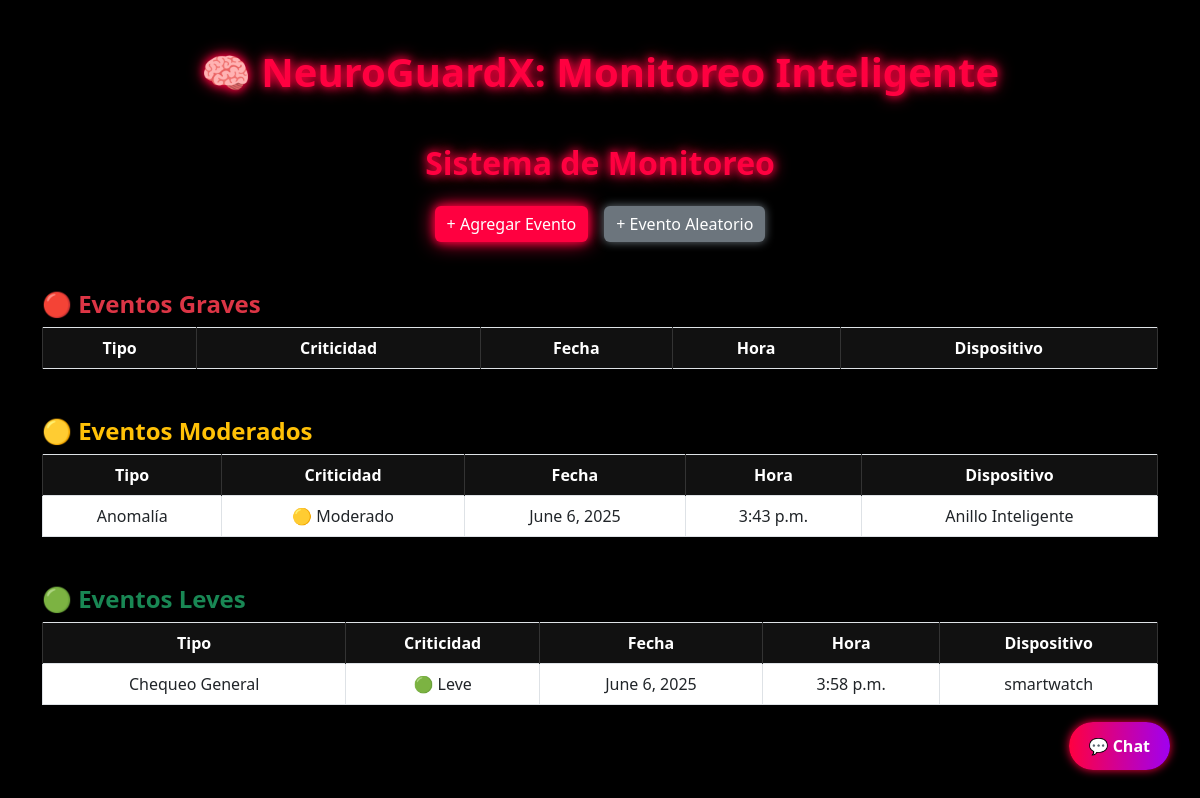
Before: / with the older database file.
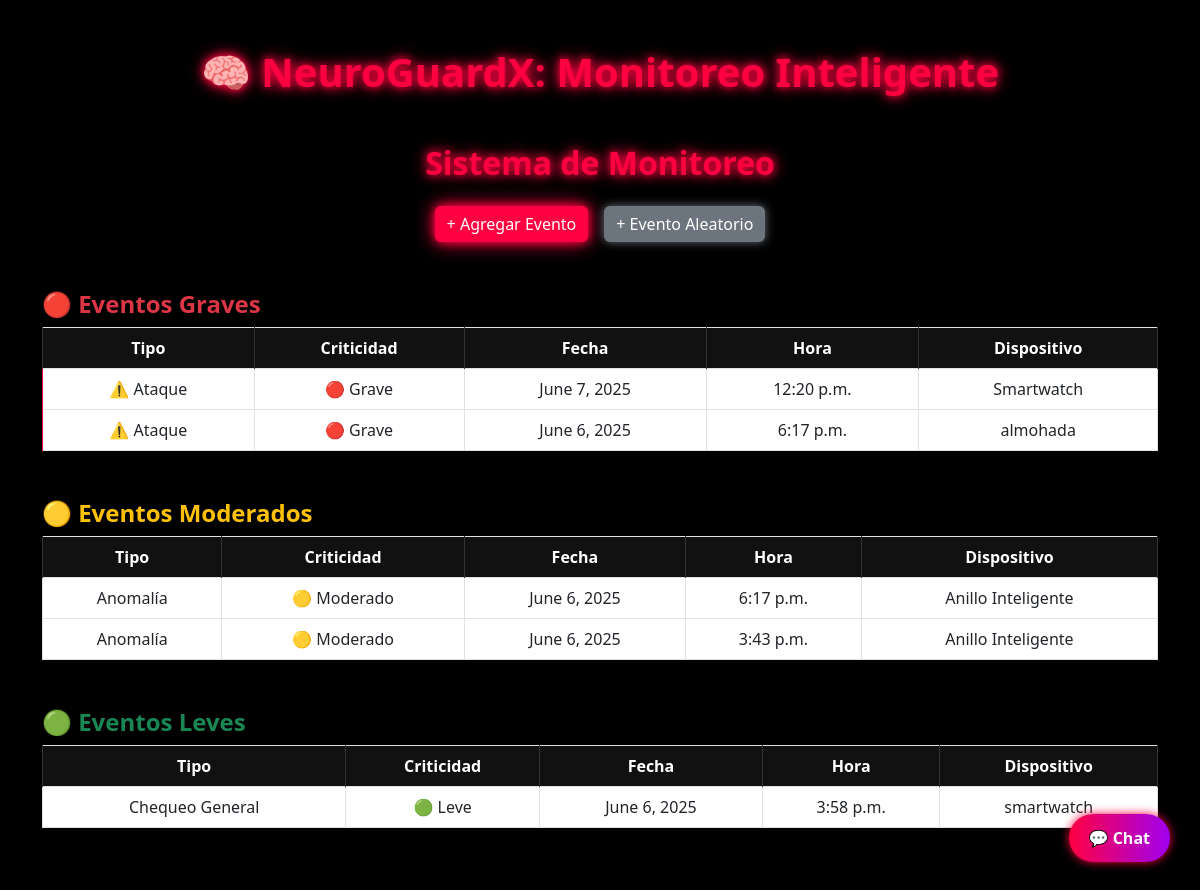
After: the same page with the newer database file.
### monitoreo/models.py (models this page shows, shortened)
class Evento(models.Model):
    TIPO_EVENTO = [
        ('ataque', 'Ataque'),
        ('anomalia', 'Anomalía'),
        ('normal', 'Chequeo General'),
    ]
    CRITICIDAD = [
        ('leve', 'Leve'),
        ('moderado', 'Moderado'),
        ('grave', 'Grave'),
    ]
    DISPOSITIVO_CHOICES = [
        ('smartwatch', 'Smartwatch'),
        ('anillo', 'Anillo Inteligente'),
        ('almohada', 'Almohada Inteligente'),
    ]
    tipo = models.CharField(
        max_length=20,
        choices=TIPO_EVENTO,
        verbose_name='Tipo de Evento'
    )
    criticidad = models.CharField(
        max_length=10,
        choices=CRITICIDAD,
        default='moderado',
        verbose_name='Nivel de Criticidad'
    )
    fecha = models.DateField(verbose_name='Fecha')
    hora = models.TimeField(verbose_name='Hora')
    dispositivo = models.CharField(
        max_length=50,
        choices=DISPOSITIVO_CHOICES,
        verbose_name='Dispositivo'
    )

### monitoreo/views.py (the view)
# urls.py: path('', views.lista_eventos, name='lista_eventos'),
def lista_eventos(request):
    eventos = Evento.objects.all().order_by('-fecha', '-hora')
    return render(request, 'monitoreo/lista_eventos.html', {'eventos': eventos})

### monitoreo/templates/monitoreo/lista_eventos.html (shortened to what this page needs)
{% extends 'monitoreo/base.html' %}
{% block content %}
<h2 class="neon-title mt-5" data-aos="fade-up" title="Aquí se listan todos los eventos registrados automáticamente o manualmente.">
    Sistema de Monitoreo
</h2>
<div class="text-center my-4 d-flex justify-content-center gap-3" data-aos="fade-up">
    <a href="{% url 'agregar_evento' %}" class="btn btn-critical" title="Crea un nuevo evento desde cero.">+ Agregar Evento</a>
    <button onclick="agregarEvento()" class="btn btn-neutral" title="Simula un evento generado por los sensores.">+ Evento Aleatorio</button>
</div>
{% if eventos %}
<div class="table-responsive" data-aos="fade-up">
    <h4 class="text-start text-danger mt-4">🔴 Eventos Graves</h4>
    <table class="table table-bordered custom-table">
        <thead>
            <tr class="text-center">
                <th>Tipo</th>
                <th>Criticidad</th>
                <th>Fecha</th>
                <th>Hora</th>
                <th>Dispositivo</th>
            </tr>
        </thead>
        <tbody id="tabla-graves">
            {% for e in eventos %}
                {% if e.criticidad == "grave" %}
                <tr class="text-center evento-critico">
                    <td>⚠️ {{ e.get_tipo_display }}</td>
                    <td>🔴 Grave</td>
                    <td>{{ e.fecha }}</td>
                    <td>{{ e.hora }}</td>
                    <td>{{ e.dispositivo }}</td>
                </tr>
                {% endif %}
            {% endfor %}
        </tbody>
    </table>
    <h4 class="text-start text-warning mt-5">🟡 Eventos Moderados</h4>
    <table class="table table-bordered custom-table">
        <thead>
            <tr class="text-center">
                <th>Tipo</th>
                <th>Criticidad</th>
                <th>Fecha</th>
                <th>Hora</th>
                <th>Dispositivo</th>
            </tr>
        </thead>
        <tbody id="tabla-moderados">
            {% for e in eventos %}
                {% if e.criticidad == "moderado" %}
                <tr class="text-center">
                    <td>{{ e.get_tipo_display }}</td>
                    <td>🟡 Moderado</td>
                    <td>{{ e.fecha }}</td>
                    <td>{{ e.hora }}</td>
                    <td>{{ e.dispositivo }}</td>
                </tr>
                {% endif %}
            {% endfor %}
        </tbody>
    </table>
    <h4 class="text-start text-success mt-5">🟢 Eventos Leves</h4>
    <table class="table table-bordered custom-table">
        <thead>
            <tr class="text-center">
                <th>Tipo</th>
                <th>Criticidad</th>
                <th>Fecha</th>
                <th>Hora</th>
                <th>Dispositivo</th>
            </tr>
        </thead>
        <tbody id="tabla-leves">
            {% for e in eventos %}
                {% if e.criticidad == "leve" %}
                <tr class="text-center">
                    <td>{{ e.get_tipo_display }}</td>
                    <td>🟢 Leve</td>
                    <td>{{ e.fecha }}</td>
                    <td>{{ e.hora }}</td>
                    <td>{{ e.dispositivo }}</td>
                </tr>
                {% endif %}
            {% endfor %}
        </tbody>
    </table>
</div>
{% else %}
<div class="alert alert-warning text-center">No hay eventos registrados.</div>
{% endif %}
<button class="toggle-chatbot" onclick="toggleChatbot()" title="Haz clic aquí para hablar con Nhyrex, tu asistente virtual.">💬 Chat</button>
{% endblock %}

### monitoreo/templates/monitoreo/base.html (shortened to what this page needs)
<!DOCTYPE html>
<html lang="es">
<head>
    <link href="https://cdn.jsdelivr.net/npm/bootstrap@5.3.0/dist/css/bootstrap.min.css" rel="stylesheet">
    <link href="https://unpkg.com/aos@2.3.1/dist/aos.css" rel="stylesheet">
</head>
<body>
    <div class="container text-center py-5">
        {% if request.path == '/' %}
        <h1 class="neon-title" data-aos="fade-down">🧠 NeuroGuardX: Monitoreo Inteligente</h1>
        {% endif %}
        {% block content %}{% endblock %}
    </div>
</body>
</html>

### monitoreo/templates/monitoreo/base.html (style rules this page uses)
body { background-color: #000; color: #fff; font-family: 'Segoe UI', Roboto, sans-serif; }
h1, h2, h3, h4, h5 { font-weight: 600; }
.neon-title { color: #ff0040; text-shadow: 0 0 8px #ff0040, 0 0 16px #ff0040; animation: pulse 1.5s infinite alternate; }
.btn-critical { background-color: #ff0040; color: #fff; border: none; box-shadow: 0 0 10px #ff0040, 0 0 20px #ff0040; transition: transform 0.3s ease, box-shadow 0.3s ease; }
.btn-neutral { background-color: #6c757d; color: #fff; border: none; box-shadow: 0 0 10px #6c757d; transition: transform 0.3s ease, box-shadow 0.3s ease; }

### monitoreo/templates/monitoreo/lista_eventos.html (style rules this page uses)
.custom-table th { background-color: #111; color: #fff; border-color: #333; }
.custom-table td, .custom-table th { vertical-align: middle; }
.evento-critico { border-left: 5px solid #ff0040; background-color: #1b0e0e !important; }
.toggle-chatbot { position: fixed; bottom: 30px; right: 30px; z-index: 1000; background: linear-gradient(to right, #ff0040, #a000f0); color: white; border: none; padding: 12px 20px; border-radius: 50px; font-weight: bold; cursor: pointer; box-shadow: 0 0 10px #ff0040; }

Changed rows visible on the page:
added Evento: tipo "Ataque", fecha "June 7, 2025", hora "12:20 p.m.", dispositivo "Smartwatch", shown under "🔴 Eventos Graves"
added Evento: tipo "Ataque", fecha "June 6, 2025", hora "6:17 p.m.", dispositivo "almohada", shown under "🔴 Eventos Graves"
added Evento: tipo "Anomalía", fecha "June 6, 2025", hora "6:17 p.m.", dispositivo "Anillo Inteligente", shown under "🟡 Eventos Moderados"
